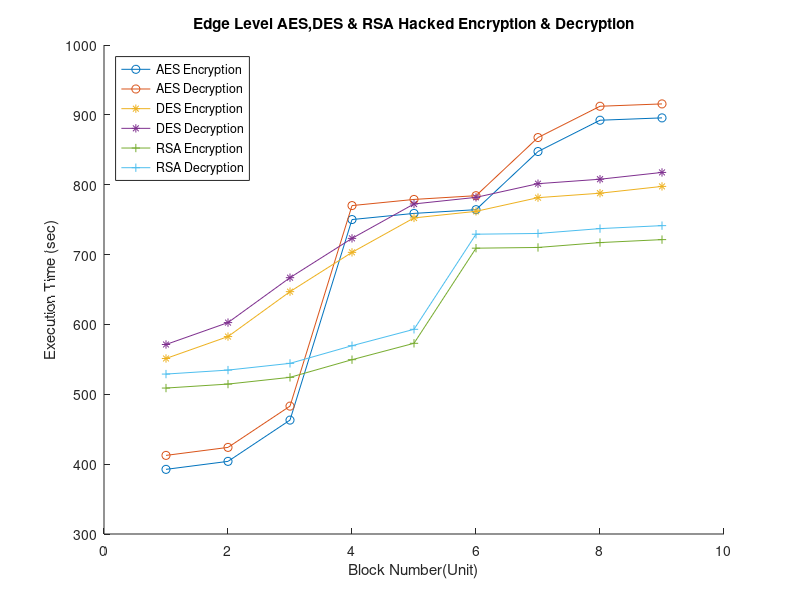

The MATLAB source for this figure:
clear all;
close all;
clc

A= dlmread("hacked.csv");
x= A(:,1);
x2= A(:,2);
y= A(:,3);
y2= A(:,4);
z= A(:,5);
z2= A(:,6);

x1 = x2+15;
y1 = y2 +15;
z1= z2 +15; 


hold on
plot(x, '-o');
plot(x1, '-o');
plot(y, '-*');
plot(y1, '-*');
plot(z, '-+');
plot(z1, '-+');

legend('AES Encryption','AES Decryption', 'DES Encryption', 'DES Decryption','RSA Encryption','RSA Decryption',  'Location', 'NorthWest')
xlabel('Block Number(Unit)'), ylabel('Execution Time (sec)')
title('Edge Level AES,DES & RSA Hacked Encryption & Decryption')
